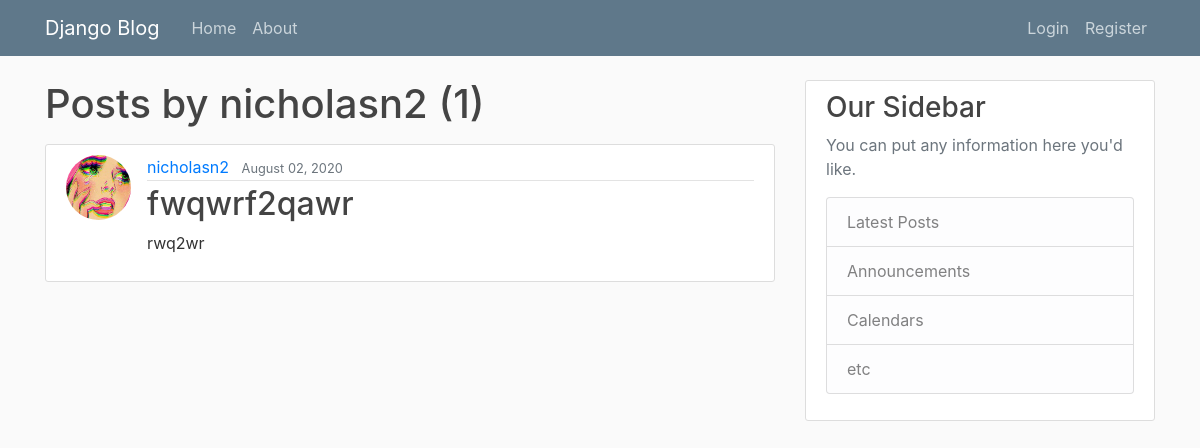
Before: /user/nicholasn2 with the older database file.
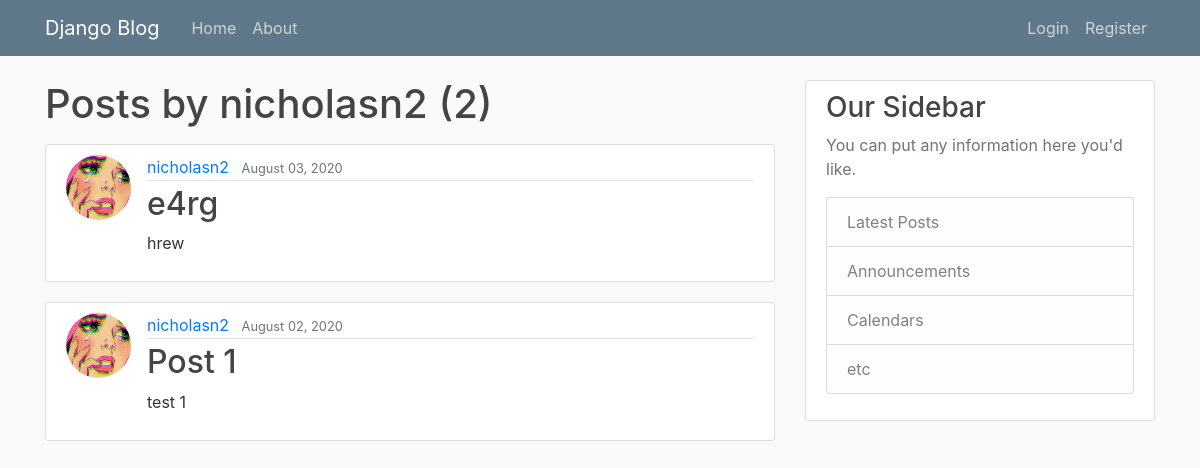
After: the same page with the newer database file.
### blog/models.py (models this page shows, shortened)
class Post(models.Model):
    title = models.CharField(max_length=100)
    content = models.TextField()
    date_posted = models.DateTimeField(default=timezone.now)
    author = models.ForeignKey(User, on_delete=models.CASCADE)

### users/models.py (models this page shows, shortened)
class Profile(models.Model):
    user = models.OneToOneField(User, on_delete=models.CASCADE)
    image = models.ImageField(default='default.jpg', upload_to='profile_pics')

### blog/views.py (the view)
# urls.py: path('user/<str:username>', UserPostListView.as_view(), name='user-posts'),
class UserPostListView(ListView):
    model = Post
    template_name = 'blog/user_posts.html'
    context_object_name = 'posts'
    paginate_by = 10
    def get_queryset(self):
        user = get_object_or_404(User, username=self.kwargs.get('username'))
        return Post.objects.filter(author=user).order_by('-date_posted')

### blog/templates/blog/user_posts.html (shortened to what this page needs)
{% extends "blog/base.html" %}
{% block content %}
    <h1 class="mb-3">Posts by {{ view.kwargs.username }} ({{ page_obj.paginator.count }})</h1>
    {% for post in posts %}
         <article class="media content-section">
             <img class="rounded-circle article-img"src="{{ post.author.profile.image.url }}" alt="">
              <div class="media-body">
                <div class="article-metadata">
                  <a class="mr-2" href="{% url 'user-posts' post.author.username %}">{{ post.author }}</a>
                  <small class="text-muted">{{ post.date_posted|date:'F d, Y' }}</small>
                </div>
                <h2><a class="article-title" href="{% url 'post-detail' post.id %}">{{ post.title }}</a></h2>
                <p class="article-content">{{ post.content }}</p>
              </div>
        </article>
    {% endfor %}
{% endblock content %}

Changed rows visible on the page:
added Post: author.profile.image (picture), author "nicholasn2", date_posted "August 03, 2020", title "e4rg", content "hrew"
changed Post: title "fwqwrf2qawr" → "Post 1"; content "rwq2wr" → "test 1"
Other visible differences:
{{ page_obj.paginator.count }}: "1" → "2"
